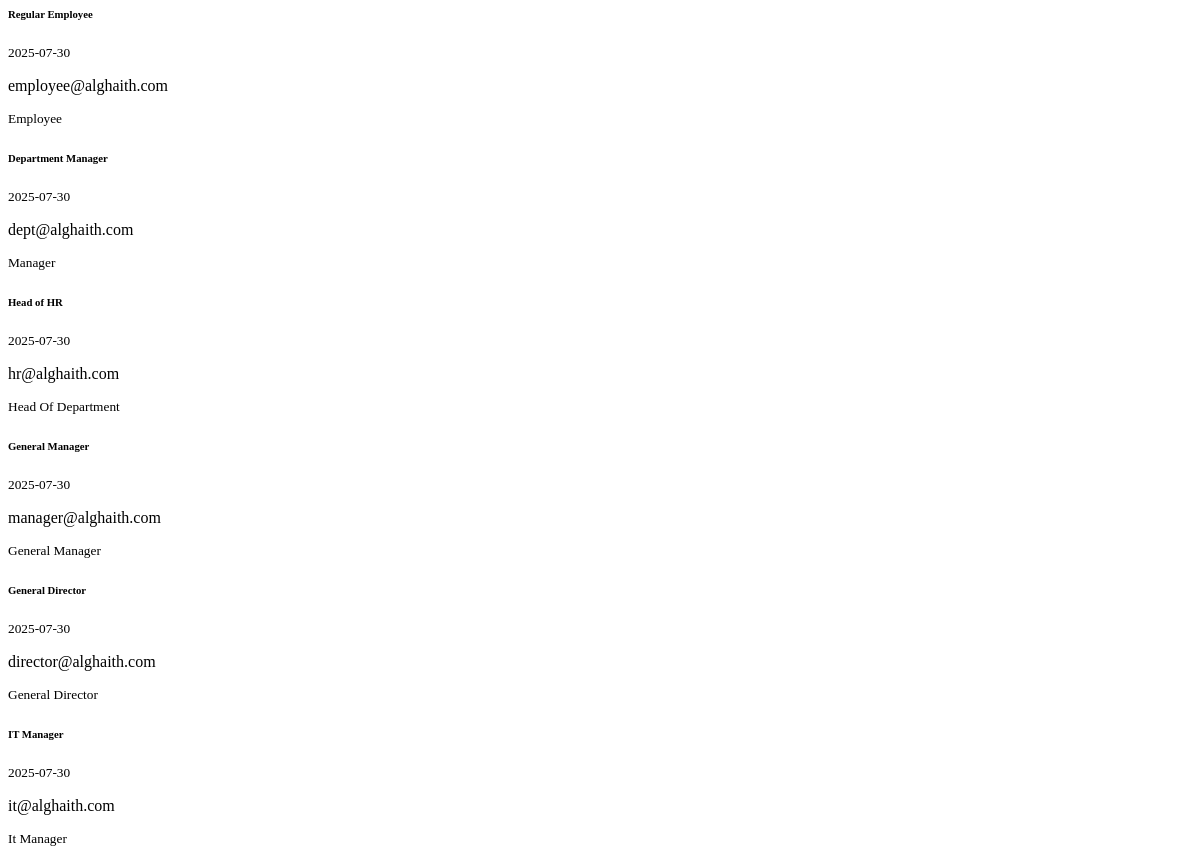
The page /dashboard/employee-summary (signed in) on the database as committed earlier.
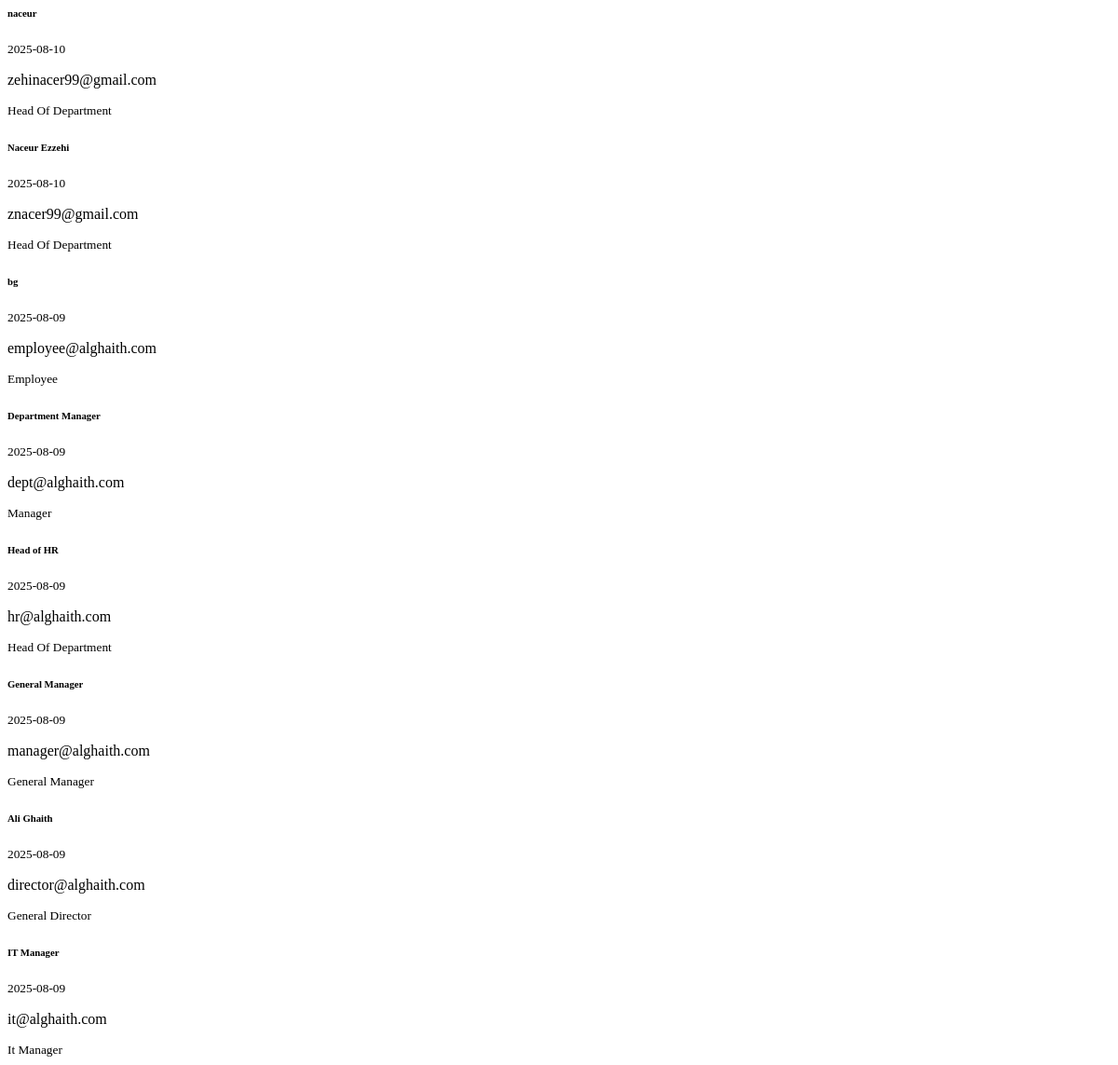
The same page on the database as committed later.
### core/models.py (models this page shows, shortened)
class User(db.Model, UserMixin):
    __tablename__ = 'users'
    id = db.Column(db.Integer, primary_key=True)
    email = db.Column(db.String(120), unique=True, nullable=False)
    password_hash = db.Column(db.String(200), nullable=False)
    name = db.Column(db.String(100), nullable=False)
    role = db.Column(db.String(50), nullable=False)
    avatar = db.Column(db.String(2), nullable=False)
    access_code = db.Column(db.String(20), unique=True, nullable=False)
    department_id = db.Column(db.Integer, db.ForeignKey('departments.id'))
    created_at = db.Column(db.DateTime, default=datetime.utcnow)
    last_login = db.Column(db.DateTime)
    login_count = db.Column(db.Integer, default=0)
    is_active = db.Column(db.Boolean, default=True, nullable=False)
    department = db.relationship('Department', back_populates='members')
    @property
    def is_authenticated(self):
        return True

### modules/dashboard/routes.py (the view)
@dashboard_bp.route('/employee-summary')
@login_required
@permission_required(Permission.VIEW)
def employee_summary():
    employees = User.query.order_by(User.created_at.desc()).limit(10).all()
    return render_template('dashboard/partials/employee_summary.html', employees=employees)

### app.py (called while the page is built)
@login_manager.user_loader
def load_user(user_id):
    from core.models import User
    return db.session.get(User, int(user_id))

### core/permissions.py (called while the page is built)
    @classmethod
    def check(cls, role, permission):
        return cls.ROLE_PERMISSIONS.get(role.lower(), 0) & permission == permission

### templates/dashboard/partials/employee_summary.html
<div class="employee-summary">
    <div class="list-group">
        {% for employee in employees %}
        <div class="list-group-item">
            <div class="d-flex w-100 justify-content-between">
                <h6 class="mb-1">{{ employee.name }}</h6>
                <small>{{ employee.created_at.strftime('%Y-%m-%d') }}</small>
            </div>
            <p class="mb-1">{{ employee.email }}</p>
            <small>{{ employee.role|replace('_', ' ')|title }}</small>
        </div>
        {% else %}
        <div class="list-group-item">
            No employees found
        </div>
        {% endfor %}
    </div>
</div>

Rows that differ between the two databases and show on the page:
removed User: name "Regular Employee", created_at "2025-07-30", email "employee@alghaith.com", role "Employee"
removed User: name "General Director", created_at "2025-07-30", email "director@alghaith.com", role "General Director"
added User: name "naceur", created_at "2025-08-10", email "zehinacer99@gmail.com", role "Head Of Department"
added User: name "Naceur Ezzehi", created_at "2025-08-10", email "znacer99@gmail.com", role "Head Of Department"
added User: name "bg", created_at "2025-08-09", email "employee@alghaith.com", role "Employee"
changed User "dept@alghaith.com": created_at "2025-07-30" → "2025-08-09"
changed User "hr@alghaith.com": created_at "2025-07-30" → "2025-08-09"
changed User "manager@alghaith.com": created_at "2025-07-30" → "2025-08-09"
added User: name "Ali Ghaith", created_at "2025-08-09", email "director@alghaith.com", role "General Director"
changed User "it@alghaith.com": created_at "2025-07-30" → "2025-08-09"
